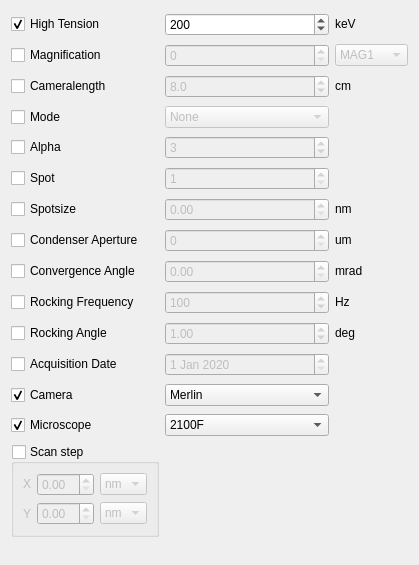
                 <widget class="QWidget" name="scrollAreaWidgetContents">
                  <property name="geometry">
                   <rect>
                    <x>0</x>
                    <y>-36</y>
                    <width>419</width>
                    <height>565</height>
                   </rect>
                  </property>
                  <layout class="QGridLayout" name="gridLayout_4">
                   <item row="7" column="1">
                    <widget class="QSpinBox" name="condenserApertureSpinBox">
                     <property name="enabled">
                      <bool>false</bool>
                     </property>
                     <property name="sizePolicy">
                      <sizepolicy hsizetype="Preferred" vsizetype="Preferred">
                       <horstretch>0</horstretch>
                       <verstretch>0</verstretch>
                      </sizepolicy>
                     </property>
                    </widget>
                   </item>
                   <item row="11" column="0">
                    <widget class="QCheckBox" name="acquisitionDateCheckBox">
                     <property name="text">
                      <string>Acquisition Date</string>
                     </property>
                    </widget>
                   </item>
                   <item row="0" column="1">
                    <widget class="QDoubleSpinBox" name="highTensionSpinBox">
                     <property name="enabled">
                      <bool>true</bool>
                     </property>
                     <property name="sizePolicy">
                      <sizepolicy hsizetype="Preferred" vsizetype="Preferred">
                       <horstretch>0</horstretch>
                       <verstretch>0</verstretch>
                      </sizepolicy>
                     </property>
                     <property name="decimals">
                      <number>0</number>
                     </property>
                     <property name="minimum">
                      <double>0.000000000000000</double>
                     </property>
                     <property name="maximum">
                      <double>300.000000000000000</double>
                     </property>
                     <property name="singleStep">
                      <double>10.000000000000000</double>
                     </property>
                     <property name="value">
                      <double>200.000000000000000</double>
                     </property>
                    </widget>
                   </item>
                   <item row="12" column="0">
                    <widget class="QCheckBox" name="cameraCheckBox">
                     <property name="text">
                      <string>Camera</string>
                     </property>
                     <property name="checked">
                      <bool>true</bool>
                     </property>
                    </widget>
                   </item>
                   <item row="13" column="1">
                    <widget class="QComboBox" name="microscopeComboBox">
                     <property name="enabled">
                      <bool>true</bool>
                     </property>
                     <property name="currentIndex">
                      <number>1</number>
                     </property>
                     <item>
                      <property name="text">
                       <string>ARM200F</string>
                      </property>
                     </item>
                     <item>
                      <property name="text">
                       <string>2100F</string>
                      </property>
                     </item>
                     <item>
                      <property name="text">
                       <string>2100</string>
                      </property>
                     </item>
                    </widget>
                   </item>
                   <item row="3" column="1">
                    <widget class="QComboBox" name="modeSelector">
                     <property name="enabled">
                      <bool>false</bool>
                     </property>
                     <property name="sizePolicy">
                      <sizepolicy hsizetype="Preferred" vsizetype="Preferred">
                       <horstretch>0</horstretch>
                       <verstretch>0</verstretch>
                      </sizepolicy>
                     </property>
                     <item>
                      <property name="text">
                       <string>None</string>
                      </property>
                     </item>
                     <item>
                      <property name="text">
                       <string>STEM</string>
                      </property>
                     </item>
                     <item>
                      <property name="text">
                       <string>TEM</string>
                      </property>
                     </item>
                     <item>
                      <property name="text">
                       <string>NBD</string>
                      </property>
                     </item>
                     <item>
                      <property name="text">
                       <string>CBD</string>
                      </property>
                     </item>
                    </widget>
                   </item>
                   <item row="9" column="2">
                    <widget class="QLabel" name="label_25">
                     <property name="sizePolicy">
                      <sizepolicy hsizetype="Fixed" vsizetype="Maximum">
                       <horstretch>0</horstretch>
                       <verstretch>0</verstretch>
                      </sizepolicy>
                     </property>
                     <property name="text">
                      <string>Hz</string>
                     </property>
                    </widget>
                   </item>
                   <item row="5" column="0">
                    <widget class="QCheckBox" name="spotCheckBox">
                     <property name="text">
                      <string>Spot</string>
                     </property>
                    </widget>
                   </item>
                   <item row="2" column="0">
                    <widget class="QCheckBox" name="cameraLengthCheckBox">
                     <property name="text">
                      <string>Cameralength</string>
                     </property>
                    </widget>
                   </item>
                   <item row="3" column="0">
                    <widget class="QCheckBox" name="modeCheckBox">
                     <property name="text">
                      <string>Mode</string>
                     </property>
                    </widget>
                   </item>
                   <item row="11" column="1">
                    <widget class="QDateEdit" name="acquisitionDate">
                     <property name="enabled">
                      <bool>false</bool>
                     </property>
                     <property name="sizePolicy">
                      <sizepolicy hsizetype="Preferred" vsizetype="Preferred">
                       <horstretch>0</horstretch>
                       <verstretch>0</verstretch>
                      </sizepolicy>
                     </property>
                     <property name="date">
                      <date>
                       <year>2020</year>
                       <month>1</month>
                       <day>1</day>
                      </date>
                     </property>
                    </widget>
                   </item>
                   <item row="1" column="1">
                    <widget class="QSpinBox" name="magnificationSpinBox">
                     <property name="enabled">
                      <bool>false</bool>
                     </property>
                     <property name="sizePolicy">
                      <sizepolicy hsizetype="Preferred" vsizetype="Preferred">
                       <horstretch>0</horstretch>
                       <verstretch>0</verstretch>
                      </sizepolicy>
                     </property>
                     <property name="minimum">
                      <number>0</number>
                     </property>
                     <property name="maximum">
                      <number>2000000</number>
                     </property>
                     <property name="singleStep">
                      <number>1000</number>
                     </property>
                     <property name="value">
                      <number>0</number>
                     </property>
                    </widget>
                   </item>
                   <item row="12" column="1">
                    <widget class="QComboBox" name="cameraComboBox">
                     <property name="enabled">
                      <bool>true</bool>
                     </property>
                     <item>
                      <property name="text">
                       <string>Merlin</string>
                      </property>
                     </item>
                     <item>
                      <property name="text">
                       <string>US1000 1</string>
                      </property>
                     </item>
                    </widget>
                   </item>
                   <item row="0" column="2">
                    <widget class="QLabel" name="label_21">
                     <property name="sizePolicy">
                      <sizepolicy hsizetype="Maximum" vsizetype="Maximum">
                       <horstretch>0</horstretch>
                       <verstretch>0</verstretch>
                      </sizepolicy>
                     </property>
                     <property name="text">
                      <string>keV</string>
                     </property>
                    </widget>
                   </item>
                   <item row="8" column="1">
                    <widget class="QDoubleSpinBox" name="convergenceAngleSpinBox">
                     <property name="enabled">
                      <bool>false</bool>
                     </property>
                     <property name="sizePolicy">
                      <sizepolicy hsizetype="Preferred" vsizetype="Preferred">
                       <horstretch>0</horstretch>
                       <verstretch>0</verstretch>
                      </sizepolicy>
                     </property>
                     <property name="minimum">
                      <double>0.000000000000000</double>
                     </property>
                     <property name="value">
                      <double>0.000000000000000</double>
                     </property>
                    </widget>
                   </item>
                   <item row="9" column="0">
                    <widget class="QCheckBox" name="precessionFrequencyCheckBox">
                     <property name="text">
                      <string>Rocking Frequency</string>
                     </property>
                    </widget>
                   </item>
                   <item row="4" column="0">
                    <widget class="QCheckBox" name="alphaCheckBox">
                     <property name="text">
                      <string>Alpha</string>
                     </property>
                    </widget>
                   </item>
                   <item row="13" column="0">
                    <widget class="QCheckBox" name="microscopeCheckBox">
                     <property name="text">
                      <string>Microscope</string>
                     </property>
                     <property name="checked">
                      <bool>true</bool>
                     </property>
                    </widget>
                   </item>
                   <item row="5" column="1">
                    <widget class="QSpinBox" name="spotSpinBox">
                     <property name="enabled">
                      <bool>false</bool>
                     </property>
                     <property name="sizePolicy">
                      <sizepolicy hsizetype="Preferred" vsizetype="Preferred">
                       <horstretch>0</horstretch>
                       <verstretch>0</verstretch>
                      </sizepolicy>
                     </property>
                     <property name="minimum">
                      <number>1</number>
                     </property>
                     <property name="maximum">
                      <number>3</number>
                     </property>
                    </widget>
                   </item>
                   <item row="6" column="1">
                    <widget class="QDoubleSpinBox" name="spotSizeSpinBox">
                     <property name="enabled">
                      <bool>false</bool>
                     </property>
                     <property name="sizePolicy">
                      <sizepolicy hsizetype="Preferred" vsizetype="Preferred">
                       <horstretch>0</horstretch>
                       <verstretch>0</verstretch>
                      </sizepolicy>
                     </property>
                     <property name="singleStep">
                      <double>0.100000000000000</double>
                     </property>
                    </widget>
                   </item>
                   <item row="4" column="1">
                    <widget class="QSpinBox" name="alphaSpinBox">
                     <property name="enabled">
                      <bool>false</bool>
                     </property>
                     <property name="sizePolicy">
                      <sizepolicy hsizetype="Preferred" vsizetype="Preferred">
                       <horstretch>0</horstretch>
                       <verstretch>0</verstretch>
                      </sizepolicy>
                     </property>
                     <property name="minimum">
                      <number>1</number>
                     </property>
                     <property name="maximum">
                      <number>5</number>
                     </property>
                     <property name="value">
                      <number>3</number>
                     </property>
                    </widget>
                   </item>
                   <item row="8" column="2">
                    <widget class="QLabel" name="label_23">
                     <property name="sizePolicy">
                      <sizepolicy hsizetype="Maximum" vsizetype="Maximum">
                       <horstretch>0</horstretch>
                       <verstretch>0</verstretch>
                      </sizepolicy>
                     </property>
                     <property name="text">
                      <string>mrad</string>
                     </property>
                    </widget>
                   </item>
                   <item row="7" column="2">
                    <widget class="QLabel" name="label_20">
                     <property name="sizePolicy">
                      <sizepolicy hsizetype="Maximum" vsizetype="Maximum">
                       <horstretch>0</horstretch>
                       <verstretch>0</verstretch>
                      </sizepolicy>
                     </property>
                     <property name="text">
                      <string>um</string>
                     </property>
                    </widget>
                   </item>
                   <item row="0" column="0">
                    <widget class="QCheckBox" name="highTensionCheckBox">
                     <property name="enabled">
                      <bool>true</bool>
                     </property>
                     <property name="sizePolicy">
                      <sizepolicy hsizetype="Maximum" vsizetype="Fixed">
                       <horstretch>0</horstretch>
                       <verstretch>0</verstretch>
                      </sizepolicy>
                     </property>
                     <property name="text">
                      <string>High Tension</string>
                     </property>
                     <property name="checked">
                      <bool>true</bool>
                     </property>
                    </widget>
                   </item>
                   <item row="2" column="1">
                    <widget class="QDoubleSpinBox" name="cameraLengthSpinBox">
                     <property name="enabled">
                      <bool>false</bool>
                     </property>
                     <property name="sizePolicy">
                      <sizepolicy hsizetype="Preferred" vsizetype="Preferred">
                       <horstretch>0</horstretch>
                       <verstretch>0</verstretch>
                      </sizepolicy>
                     </property>
                     <property name="decimals">
                      <number>1</number>
                     </property>
                     <property name="minimum">
                      <double>0.000000000000000</double>
                     </property>
                     <property name="maximum">
                      <double>999.000000000000000</double>
                     </property>
                     <property name="value">
                      <double>8.000000000000000</double>
                     </property>
                    </widget>
                   </item>
                   <item row="10" column="2">
                    <widget class="QLabel" name="label_19">
                     <property name="sizePolicy">
                      <sizepolicy hsizetype="Maximum" vsizetype="Maximum">
                       <horstretch>0</horstretch>
                       <verstretch>0</verstretch>
                      </sizepolicy>
                     </property>
                     <property name="text">
                      <string>deg</string>
                     </property>
                    </widget>
                   </item>
                   <item row="6" column="2">
                    <widget class="QLabel" name="label_24">
                     <property name="sizePolicy">
                      <sizepolicy hsizetype="Maximum" vsizetype="Maximum">
                       <horstretch>0</horstretch>
                       <verstretch>0</verstretch>
                      </sizepolicy>
                     </property>
                     <property name="text">
                      <string>nm</string>
                     </property>
                    </widget>
                   </item>
                   <item row="8" column="0">
                    <widget class="QCheckBox" name="convergenceAngleCheckBox">
                     <property name="text">
                      <string>Convergence Angle</string>
                     </property>
                    </widget>
                   </item>
                   <item row="1" column="0">
                    <widget class="QCheckBox" name="magnificationCheckBox">
                     <property name="text">
                      <string>Magnification</string>
                     </property>
                    </widget>
                   </item>
                   <item row="1" column="2">
                    <widget class="QComboBox" name="magnificationSelector">
                     <property name="enabled">
                      <bool>false</bool>
                     </property>
                     <property name="sizePolicy">
                      <sizepolicy hsizetype="Maximum" vsizetype="Fixed">
                       <horstretch>0</horstretch>
                       <verstretch>0</verstretch>
                      </sizepolicy>
                     </property>
                     <item>
                      <property name="text">
                       <string>MAG1</string>
                      </property>
                     </item>
                     <item>
                      <property name="text">
                       <string>SAMAG</string>
                      </property>
                     </item>
                    </widget>
                   </item>
                   <item row="9" column="1">
                    <widget class="QDoubleSpinBox" name="precessionFrequencySpinBox">
                     <property name="enabled">
                      <bool>false</bool>
                     </property>
                     <property name="sizePolicy">
                      <sizepolicy hsizetype="Preferred" vsizetype="Preferred">
                       <horstretch>0</horstretch>
                       <verstretch>0</verstretch>
                      </sizepolicy>
                     </property>
                     <property name="decimals">
                      <number>0</number>
                     </property>
                     <property name="minimum">
                      <double>0.000000000000000</double>
                     </property>
                     <property name="maximum">
                      <double>1000.000000000000000</double>
                     </property>
                     <property name="value">
                      <double>100.000000000000000</double>
                     </property>
                    </widget>
                   </item>
                   <item row="10" column="1">
                    <widget class="QDoubleSpinBox" name="precessionAngleSpinBox">
                     <property name="enabled">
                      <bool>false</bool>
                     </property>
                     <property name="sizePolicy">
                      <sizepolicy hsizetype="Preferred" vsizetype="Preferred">
                       <horstretch>0</horstretch>
                       <verstretch>0</verstretch>
                      </sizepolicy>
                     </property>
                     <property name="minimum">
                      <double>0.000000000000000</double>
                     </property>
                     <property name="maximum">
                      <double>10.000000000000000</double>
                     </property>
                     <property name="singleStep">
                      <double>0.100000000000000</double>
                     </property>
                     <property name="value">
                      <double>1.000000000000000</double>
                     </property>
                    </widget>
                   </item>
                   <item row="6" column="0">
                    <widget class="QCheckBox" name="spotSizeCheckBox">
                     <property name="text">
                      <string>Spotsize</string>
                     </property>
                    </widget>
                   </item>
                   <item row="7" column="0">
                    <widget class="QCheckBox" name="condenserApertureCheckBox">
                     <property name="text">
                      <string>Condenser Aperture</string>
                     </property>
                    </widget>
                   </item>
                   <item row="10" column="0">
                    <widget class="QCheckBox" name="precessionAngleCheckBox">
                     <property name="text">
                      <string>Rocking Angle</string>
                     </property>
                    </widget>
                   </item>
                   <item row="2" column="2">
                    <widget class="QLabel" name="label_22">
                     <property name="sizePolicy">
                      <sizepolicy hsizetype="Maximum" vsizetype="Maximum">
                       <horstretch>0</horstretch>
                       <verstretch>0</verstretch>
                      </sizepolicy>
                     </property>
                     <property name="text">
                      <string>cm</string>
                     </property>
                    </widget>
                   </item>
                   <item row="14" column="0">
                    <widget class="QGroupBox" name="stepGroupBox">
                     <property name="sizePolicy">
                      <sizepolicy hsizetype="Maximum" vsizetype="Maximum">
                       <horstretch>0</horstretch>
                       <verstretch>0</verstretch>
                      </sizepolicy>
                     </property>
                     <property name="title">
                      <string>Scan step</string>
                     </property>
                     <property name="checkable">
                      <bool>true</bool>
                     </property>
                     <property name="checked">
                      <bool>false</bool>
                     </property>
                     <layout class="QGridLayout" name="gridLayout_5">
                      <item row="1" column="1">
                       <widget class="QDoubleSpinBox" name="stepYSpinBox">
                        <property name="singleStep">
                         <double>0.100000000000000</double>
                        </property>
                       </widget>
                      </item>
                      <item row="0" column="1">
                       <widget class="QDoubleSpinBox" name="stepXSpinBox">
                        <property name="singleStep">
                         <double>0.100000000000000</double>
                        </property>
                       </widget>
                      </item>
                      <item row="0" column="2">
                       <widget class="QComboBox" name="scanStepXUnit">
                        <item>
                         <property name="text">
                          <string>nm</string>
                         </property>
                        </item>
                        <item>
                         <property name="text">
                          <string>x</string>
                         </property>
                        </item>
                       </widget>
                      </item>
                      <item row="0" column="0">
                       <widget class="QLabel" name="label_29">
                        <property name="sizePolicy">
                         <sizepolicy hsizetype="Maximum" vsizetype="Maximum">
                          <horstretch>0</horstretch>
                          <verstretch>0</verstretch>
                         </sizepolicy>
                        </property>
                        <property name="text">
                         <string>X</string>
                        </property>
                       </widget>
                      </item>
                      <item row="1" column="0">
                       <widget class="QLabel" name="label_28">
                        <property name="text">
                         <string>Y</string>
                        </property>
                       </widget>
                      </item>
                      <item row="1" column="2">
                       <widget class="QComboBox" name="scanStepYUnit">
                        <item>
                         <property name="text">
                          <string>nm</string>
                         </property>
                        </item>
                        <item>
                         <property name="text">
                          <string>x</string>
                         </property>
                        </item>
                       </widget>
                      </item>
                     </layout>
                    </widget>
                   </item>
                  </layout>
                 </widget>
